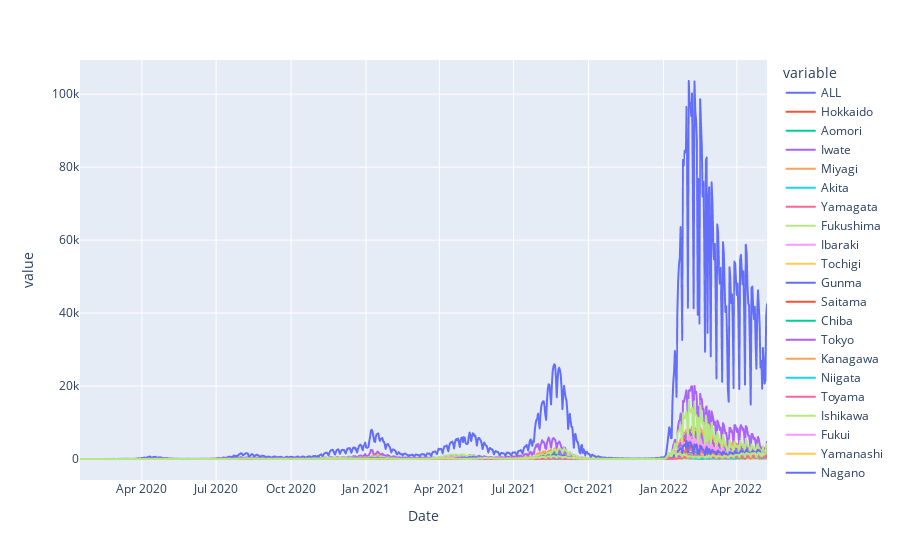

Notebook source saved alongside this figure:
### Code cell
px.line(df, )

### Figure 1 — Plotly figure (JSON) as saved in the notebook; plotly's stock layout.template omitted (floating-point values rounded to 4 significant figures; data arrays with more than 128 entries replaced by an {"elided": "..."} marker saying what was removed)
{"data": [{"hovertemplate": "variable=ALL<br>Date=%{x}<br>value=%{y}<extra></extra>", "legendgroup": "ALL", "line": {"color": "#636efa", "dash": "solid"}, "marker": {"symbol": "circle"}, "mode": "lines", "name": "ALL", "showlegend": true, "type": "scattergl", "x": {"elided": "844 str values"}, "xaxis": "x", "y": {"elided": "844 int values"}, "yaxis": "y"}, {"hovertemplate": "variable=Hokkaido<br>Date=%{x}<br>value=%{y}<extra></extra>", "legendgroup": "Hokkaido", "line": {"color": "#EF553B", "dash": "solid"}, "marker": {"symbol": "circle"}, "mode": "lines", "name": "Hokkaido", "showlegend": true, "type": "scattergl", "x": {"elided": "844 str values"}, "xaxis": "x", "y": {"elided": "844 int values"}, "yaxis": "y"}, {"hovertemplate": "variable=Aomori<br>Date=%{x}<br>value=%{y}<extra></extra>", "legendgroup": "Aomori", "line": {"color": "#00cc96", "dash": "solid"}, "marker": {"symbol": "circle"}, "mode": "lines", "name": "Aomori", "showlegend": true, "type": "scattergl", "x": {"elided": "844 str values"}, "xaxis": "x", "y": {"elided": "844 int values"}, "yaxis": "y"}, {"hovertemplate": "variable=Iwate<br>Date=%{x}<br>value=%{y}<extra></extra>", "legendgroup": "Iwate", "line": {"color": "#ab63fa", "dash": "solid"}, "marker": {"symbol": "circle"}, "mode": "lines", "name": "Iwate", "showlegend": true, "type": "scattergl", "x": {"elided": "844 str values"}, "xaxis": "x", "y": {"elided": "844 int values"}, "yaxis": "y"}, {"hovertemplate": "variable=Miyagi<br>Date=%{x}<br>value=%{y}<extra></extra>", "legendgroup": "Miyagi", "line": {"color": "#FFA15A", "dash": "solid"}, "marker": {"symbol": "circle"}, "mode": "lines", "name": "Miyagi", "showlegend": true, "type": "scattergl", "x": {"elided": "844 str values"}, "xaxis": "x", "y": {"elided": "844 int values"}, "yaxis": "y"}, {"hovertemplate": "variable=Akita<br>Date=%{x}<br>value=%{y}<extra></extra>", "legendgroup": "Akita", "line": {"color": "#19d3f3", "dash": "solid"}, "marker": {"symbol": "circle"}, "mode": "lines", "name": "Akita", "showlegend": true, "type": "scattergl", "x": {"elided": "844 str values"}, "xaxis": "x", "y": {"elided": "844 int values"}, "yaxis": "y"}, {"hovertemplate": "variable=Yamagata<br>Date=%{x}<br>value=%{y}<extra></extra>", "legendgroup": "Yamagata", "line": {"color": "#FF6692", "dash": "solid"}, "marker": {"symbol": "circle"}, "mode": "lines", "name": "Yamagata", "showlegend": true, "type": "scattergl", "x": {"elided": "844 str values"}, "xaxis": "x", "y": {"elided": "844 int values"}, "yaxis": "y"}, {"hovertemplate": "variable=Fukushima<br>Date=%{x}<br>value=%{y}<extra></extra>", "legendgroup": "Fukushima", "line": {"color": "#B6E880", "dash": "solid"}, "marker": {"symbol": "circle"}, "mode": "lines", "name": "Fukushima", "showlegend": true, "type": "scattergl", "x": {"elided": "844 str values"}, "xaxis": "x", "y": {"elided": "844 int values"}, "yaxis": "y"}, {"hovertemplate": "variable=Ibaraki<br>Date=%{x}<br>value=%{y}<extra></extra>", "legendgroup": "Ibaraki", "line": {"color": "#FF97FF", "dash": "solid"}, "marker": {"symbol": "circle"}, "mode": "lines", "name": "Ibaraki", "showlegend": true, "type": "scattergl", "x": {"elided": "844 str values"}, "xaxis": "x", "y": {"elided": "844 int values"}, "yaxis": "y"}, {"hovertemplate": "variable=Tochigi<br>Date=%{x}<br>value=%{y}<extra></extra>", "legendgroup": "Tochigi", "line": {"color": "#FECB52", "dash": "solid"}, "marker": {"symbol": "circle"}, "mode": "lines", "name": "Tochigi", "showlegend": true, "type": "scattergl", "x": {"elided": "844 str values"}, "xaxis": "x", "y": {"elided": "844 int values"}, "yaxis": "y"}, {"hovertemplate": "variable=Gunma<br>Date=%{x}<br>value=%{y}<extra></extra>", "legendgroup": "Gunma", "line": {"color": "#636efa", "dash": "solid"}, "marker": {"symbol": "circle"}, "mode": "lines", "name": "Gunma", "showlegend": true, "type": "scattergl", "x": {"elided": "844 str values"}, "xaxis": "x", "y": {"elided": "844 int values"}, "yaxis": "y"}, {"hovertemplate": "variable=Saitama<br>Date=%{x}<br>value=%{y}<extra></extra>", "legendgroup": "Saitama", "line": {"color": "#EF553B", "dash": "solid"}, "marker": {"symbol": "circle"}, "mode": "lines", "name": "Saitama", "showlegend": true, "type": "scattergl", "x": {"elided": "844 str values"}, "xaxis": "x", "y": {"elided": "844 int values"}, "yaxis": "y"}, {"hovertemplate": "variable=Chiba<br>Date=%{x}<br>value=%{y}<extra></extra>", "legendgroup": "Chiba", "line": {"color": "#00cc96", "dash": "solid"}, "marker": {"symbol": "circle"}, "mode": "lines", "name": "Chiba", "showlegend": true, "type": "scattergl", "x": {"elided": "844 str values"}, "xaxis": "x", "y": {"elided": "844 int values"}, "yaxis": "y"}, {"hovertemplate": "variable=Tokyo<br>Date=%{x}<br>value=%{y}<extra></extra>", "legendgroup": "Tokyo", "line": {"color": "#ab63fa", "dash": "solid"}, "marker": {"symbol": "circle"}, "mode": "lines", "name": "Tokyo", "showlegend": true, "type": "scattergl", "x": {"elided": "844 str values"}, "xaxis": "x", "y": {"elided": "844 int values"}, "yaxis": "y"}, {"hovertemplate": "variable=Kanagawa<br>Date=%{x}<br>value=%{y}<extra></extra>", "legendgroup": "Kanagawa", "line": {"color": "#FFA15A", "dash": "solid"}, "marker": {"symbol": "circle"}, "mode": "lines", "name": "Kanagawa", "showlegend": true, "type": "scattergl", "x": {"elided": "844 str values"}, "xaxis": "x", "y": {"elided": "844 int values"}, "yaxis": "y"}, {"hovertemplate": "variable=Niigata<br>Date=%{x}<br>value=%{y}<extra></extra>", "legendgroup": "Niigata", "line": {"color": "#19d3f3", "dash": "solid"}, "marker": {"symbol": "circle"}, "mode": "lines", "name": "Niigata", "showlegend": true, "type": "scattergl", "x": {"elided": "844 str values"}, "xaxis": "x", "y": {"elided": "844 int values"}, "yaxis": "y"}, {"hovertemplate": "variable=Toyama<br>Date=%{x}<br>value=%{y}<extra></extra>", "legendgroup": "Toyama", "line": {"color": "#FF6692", "dash": "solid"}, "marker": {"symbol": "circle"}, "mode": "lines", "name": "Toyama", "showlegend": true, "type": "scattergl", "x": {"elided": "844 str values"}, "xaxis": "x", "y": {"elided": "844 int values"}, "yaxis": "y"}, {"hovertemplate": "variable=Ishikawa<br>Date=%{x}<br>value=%{y}<extra></extra>", "legendgroup": "Ishikawa", "line": {"color": "#B6E880", "dash": "solid"}, "marker": {"symbol": "circle"}, "mode": "lines", "name": "Ishikawa", "showlegend": true, "type": "scattergl", "x": {"elided": "844 str values"}, "xaxis": "x", "y": {"elided": "844 int values"}, "yaxis": "y"}, {"hovertemplate": "variable=Fukui<br>Date=%{x}<br>value=%{y}<extra></extra>", "legendgroup": "Fukui", "line": {"color": "#FF97FF", "dash": "solid"}, "marker": {"symbol": "circle"}, "mode": "lines", "name": "Fukui", "showlegend": true, "type": "scattergl", "x": {"elided": "844 str values"}, "xaxis": "x", "y": {"elided": "844 int values"}, "yaxis": "y"}, {"hovertemplate": "variable=Yamanashi<br>Date=%{x}<br>value=%{y}<extra></extra>", "legendgroup": "Yamanashi", "line": {"color": "#FECB52", "dash": "solid"}, "marker": {"symbol": "circle"}, "mode": "lines", "name": "Yamanashi", "showlegend": true, "type": "scattergl", "x": {"elided": "844 str values"}, "xaxis": "x", "y": {"elided": "844 int values"}, "yaxis": "y"}, {"hovertemplate": "variable=Nagano<br>Date=%{x}<br>value=%{y}<extra></extra>", "legendgroup": "Nagano", "line": {"color": "#636efa", "dash": "solid"}, "marker": {"symbol": "circle"}, "mode": "lines", "name": "Nagano", "showlegend": true, "type": "scattergl", "x": {"elided": "844 str values"}, "xaxis": "x", "y": {"elided": "844 int values"}, "yaxis": "y"}, {"hovertemplate": "variable=Gifu<br>Date=%{x}<br>value=%{y}<extra></extra>", "legendgroup": "Gifu", "line": {"color": "#EF553B", "dash": "solid"}, "marker": {"symbol": "circle"}, "mode": "lines", "name": "Gifu", "showlegend": true, "type": "scattergl", "x": {"elided": "844 str values"}, "xaxis": "x", "y": {"elided": "844 int values"}, "yaxis": "y"}, {"hovertemplate": "variable=Shizuoka<br>Date=%{x}<br>value=%{y}<extra></extra>", "legendgroup": "Shizuoka", "line": {"color": "#00cc96", "dash": "solid"}, "marker": {"symbol": "circle"}, "mode": "lines", "name": "Shizuoka", "showlegend": true, "type": "scattergl", "x": {"elided": "844 str values"}, "xaxis": "x", "y": {"elided": "844 int values"}, "yaxis": "y"}, {"hovertemplate": "variable=Aichi<br>Date=%{x}<br>value=%{y}<extra></extra>", "legendgroup": "Aichi", "line": {"color": "#ab63fa", "dash": "solid"}, "marker": {"symbol": "circle"}, "mode": "lines", "name": "Aichi", "showlegend": true, "type": "scattergl", "x": {"elided": "844 str values"}, "xaxis": "x", "y": {"elided": "844 int values"}, "yaxis": "y"}, {"hovertemplate": "variable=Mie<br>Date=%{x}<br>value=%{y}<extra></extra>", "legendgroup": "Mie", "line": {"color": "#FFA15A", "dash": "solid"}, "marker": {"symbol": "circle"}, "mode": "lines", "name": "Mie", "showlegend": true, "type": "scattergl", "x": {"elided": "844 str values"}, "xaxis": "x", "y": {"elided": "844 int values"}, "yaxis": "y"}, {"hovertemplate": "variable=Shiga<br>Date=%{x}<br>value=%{y}<extra></extra>", "legendgroup": "Shiga", "line": {"color": "#19d3f3", "dash": "solid"}, "marker": {"symbol": "circle"}, "mode": "lines", "name": "Shiga", "showlegend": true, "type": "scattergl", "x": {"elided": "844 str values"}, "xaxis": "x", "y": {"elided": "844 int values"}, "yaxis": "y"}, {"hovertemplate": "variable=Kyoto<br>Date=%{x}<br>value=%{y}<extra></extra>", "legendgroup": "Kyoto", "line": {"color": "#FF6692", "dash": "solid"}, "marker": {"symbol": "circle"}, "mode": "lines", "name": "Kyoto", "showlegend": true, "type": "scattergl", "x": {"elided": "844 str values"}, "xaxis": "x", "y": {"elided": "844 int values"}, "yaxis": "y"}, {"hovertemplate": "variable=Osaka<br>Date=%{x}<br>value=%{y}<extra></extra>", "legendgroup": "Osaka", "line": {"color": "#B6E880", "dash": "solid"}, "marker": {"symbol": "circle"}, "mode": "lines", "name": "Osaka", "showlegend": true, "type": "scattergl", "x": {"elided": "844 str values"}, "xaxis": "x", "y": {"elided": "844 int values"}, "yaxis": "y"}, {"hovertemplate": "variable=Hyogo<br>Date=%{x}<br>value=%{y}<extra></extra>", "legendgroup": "Hyogo", "line": {"color": "#FF97FF", "dash": "solid"}, "marker": {"symbol": "circle"}, "mode": "lines", "name": "Hyogo", "showlegend": true, "type": "scattergl", "x": {"elided": "844 str values"}, "xaxis": "x", "y": {"elided": "844 int values"}, "yaxis": "y"}, {"hovertemplate": "variable=Nara<br>Date=%{x}<br>value=%{y}<extra></extra>", "legendgroup": "Nara", "line": {"color": "#FECB52", "dash": "solid"}, "marker": {"symbol": "circle"}, "mode": "lines", "name": "Nara", "showlegend": true, "type": "scattergl", "x": {"elided": "844 str values"}, "xaxis": "x", "y": {"elided": "844 int values"}, "yaxis": "y"}, {"hovertemplate": "variable=Wakayama<br>Date=%{x}<br>value=%{y}<extra></extra>", "legendgroup": "Wakayama", "line": {"color": "#636efa", "dash": "solid"}, "marker": {"symbol": "circle"}, "mode": "lines", "name": "Wakayama", "showlegend": true, "type": "scattergl", "x": {"elided": "844 str values"}, "xaxis": "x", "y": {"elided": "844 int values"}, "yaxis": "y"}, {"hovertemplate": "variable=Tottori<br>Date=%{x}<br>value=%{y}<extra></extra>", "legendgroup": "Tottori", "line": {"color": "#EF553B", "dash": "solid"}, "marker": {"symbol": "circle"}, "mode": "lines", "name": "Tottori", "showlegend": true, "type": "scattergl", "x": {"elided": "844 str values"}, "xaxis": "x", "y": {"elided": "844 int values"}, "yaxis": "y"}, {"hovertemplate": "variable=Shimane<br>Date=%{x}<br>value=%{y}<extra></extra>", "legendgroup": "Shimane", "line": {"color": "#00cc96", "dash": "solid"}, "marker": {"symbol": "circle"}, "mode": "lines", "name": "Shimane", "showlegend": true, "type": "scattergl", "x": {"elided": "844 str values"}, "xaxis": "x", "y": {"elided": "844 int values"}, "yaxis": "y"}, {"hovertemplate": "variable=Okayama<br>Date=%{x}<br>value=%{y}<extra></extra>", "legendgroup": "Okayama", "line": {"color": "#ab63fa", "dash": "solid"}, "marker": {"symbol": "circle"}, "mode": "lines", "name": "Okayama", "showlegend": true, "type": "scattergl", "x": {"elided": "844 str values"}, "xaxis": "x", "y": {"elided": "844 int values"}, "yaxis": "y"}, {"hovertemplate": "variable=Hiroshima<br>Date=%{x}<br>value=%{y}<extra></extra>", "legendgroup": "Hiroshima", "line": {"color": "#FFA15A", "dash": "solid"}, "marker": {"symbol": "circle"}, "mode": "lines", "name": "Hiroshima", "showlegend": true, "type": "scattergl", "x": {"elided": "844 str values"}, "xaxis": "x", "y": {"elided": "844 int values"}, "yaxis": "y"}, {"hovertemplate": "variable=Yamaguchi<br>Date=%{x}<br>value=%{y}<extra></extra>", "legendgroup": "Yamaguchi", "line": {"color": "#19d3f3", "dash": "solid"}, "marker": {"symbol": "circle"}, "mode": "lines", "name": "Yamaguchi", "showlegend": true, "type": "scattergl", "x": {"elided": "844 str values"}, "xaxis": "x", "y": {"elided": "844 int values"}, "yaxis": "y"}, {"hovertemplate": "variable=Tokushima<br>Date=%{x}<br>value=%{y}<extra></extra>", "legendgroup": "Tokushima", "line": {"color": "#FF6692", "dash": "solid"}, "marker": {"symbol": "circle"}, "mode": "lines", "name": "Tokushima", "showlegend": true, "type": "scattergl", "x": {"elided": "844 str values"}, "xaxis": "x", "y": {"elided": "844 int values"}, "yaxis": "y"}, {"hovertemplate": "variable=Kagawa<br>Date=%{x}<br>value=%{y}<extra></extra>", "legendgroup": "Kagawa", "line": {"color": "#B6E880", "dash": "solid"}, "marker": {"symbol": "circle"}, "mode": "lines", "name": "Kagawa", "showlegend": true, "type": "scattergl", "x": {"elided": "844 str values"}, "xaxis": "x", "y": {"elided": "844 int values"}, "yaxis": "y"}, {"hovertemplate": "variable=Ehime<br>Date=%{x}<br>value=%{y}<extra></extra>", "legendgroup": "Ehime", "line": {"color": "#FF97FF", "dash": "solid"}, "marker": {"symbol": "circle"}, "mode": "lines", "name": "Ehime", "showlegend": true, "type": "scattergl", "x": {"elided": "844 str values"}, "xaxis": "x", "y": {"elided": "844 int values"}, "yaxis": "y"}, {"hovertemplate": "variable=Kochi<br>Date=%{x}<br>value=%{y}<extra></extra>", "legendgroup": "Kochi", "line": {"color": "#FECB52", "dash": "solid"}, "marker": {"symbol": "circle"}, "mode": "lines", "name": "Kochi", "showlegend": true, "type": "scattergl", "x": {"elided": "844 str values"}, "xaxis": "x", "y": {"elided": "844 int values"}, "yaxis": "y"}, {"hovertemplate": "variable=Fukuoka<br>Date=%{x}<br>value=%{y}<extra></extra>", "legendgroup": "Fukuoka", "line": {"color": "#636efa", "dash": "solid"}, "marker": {"symbol": "circle"}, "mode": "lines", "name": "Fukuoka", "showlegend": true, "type": "scattergl", "x": {"elided": "844 str values"}, "xaxis": "x", "y": {"elided": "844 int values"}, "yaxis": "y"}, {"hovertemplate": "variable=Saga<br>Date=%{x}<br>value=%{y}<extra></extra>", "legendgroup": "Saga", "line": {"color": "#EF553B", "dash": "solid"}, "marker": {"symbol": "circle"}, "mode": "lines", "name": "Saga", "showlegend": true, "type": "scattergl", "x": {"elided": "844 str values"}, "xaxis": "x", "y": {"elided": "844 int values"}, "yaxis": "y"}, {"hovertemplate": "variable=Nagasaki<br>Date=%{x}<br>value=%{y}<extra></extra>", "legendgroup": "Nagasaki", "line": {"color": "#00cc96", "dash": "solid"}, "marker": {"symbol": "circle"}, "mode": "lines", "name": "Nagasaki", "showlegend": true, "type": "scattergl", "x": {"elided": "844 str values"}, "xaxis": "x", "y": {"elided": "844 int values"}, "yaxis": "y"}, {"hovertemplate": "variable=Kumamoto<br>Date=%{x}<br>value=%{y}<extra></extra>", "legendgroup": "Kumamoto", "line": {"color": "#ab63fa", "dash": "solid"}, "marker": {"symbol": "circle"}, "mode": "lines", "name": "Kumamoto", "showlegend": true, "type": "scattergl", "x": {"elided": "844 str values"}, "xaxis": "x", "y": {"elided": "844 int values"}, "yaxis": "y"}, {"hovertemplate": "variable=Oita<br>Date=%{x}<br>value=%{y}<extra></extra>", "legendgroup": "Oita", "line": {"color": "#FFA15A", "dash": "solid"}, "marker": {"symbol": "circle"}, "mode": "lines", "name": "Oita", "showlegend": true, "type": "scattergl", "x": {"elided": "844 str values"}, "xaxis": "x", "y": {"elided": "844 int values"}, "yaxis": "y"}, {"hovertemplate": "variable=Miyazaki<br>Date=%{x}<br>value=%{y}<extra></extra>", "legendgroup": "Miyazaki", "line": {"color": "#19d3f3", "dash": "solid"}, "marker": {"symbol": "circle"}, "mode": "lines", "name": "Miyazaki", "showlegend": true, "type": "scattergl", "x": {"elided": "844 str values"}, "xaxis": "x", "y": {"elided": "844 int values"}, "yaxis": "y"}, {"hovertemplate": "variable=Kagoshima<br>Date=%{x}<br>value=%{y}<extra></extra>", "legendgroup": "Kagoshima", "line": {"color": "#FF6692", "dash": "solid"}, "marker": {"symbol": "circle"}, "mode": "lines", "name": "Kagoshima", "showlegend": true, "type": "scattergl", "x": {"elided": "844 str values"}, "xaxis": "x", "y": {"elided": "844 int values"}, "yaxis": "y"}, {"hovertemplate": "variable=Okinawa<br>Date=%{x}<br>value=%{y}<extra></extra>", "legendgroup": "Okinawa", "line": {"color": "#B6E880", "dash": "solid"}, "marker": {"symbol": "circle"}, "mode": "lines", "name": "Okinawa", "showlegend": true, "type": "scattergl", "x": {"elided": "844 str values"}, "xaxis": "x", "y": {"elided": "844 int values"}, "yaxis": "y"}], "layout": {"autosize": true, "legend": {"title": {"text": "variable"}, "tracegroupgap": 0}, "margin": {"t": 60}, "xaxis": {"anchor": "y", "autorange": true, "domain": [0, 1], "range": ["2020-01-16", "2022-05-08"], "title": {"text": "Date"}, "type": "date"}, "yaxis": {"anchor": "x", "autorange": true, "domain": [0, 1], "range": [-5756.0, 109400.0], "title": {"text": "value"}, "type": "linear"}}}
